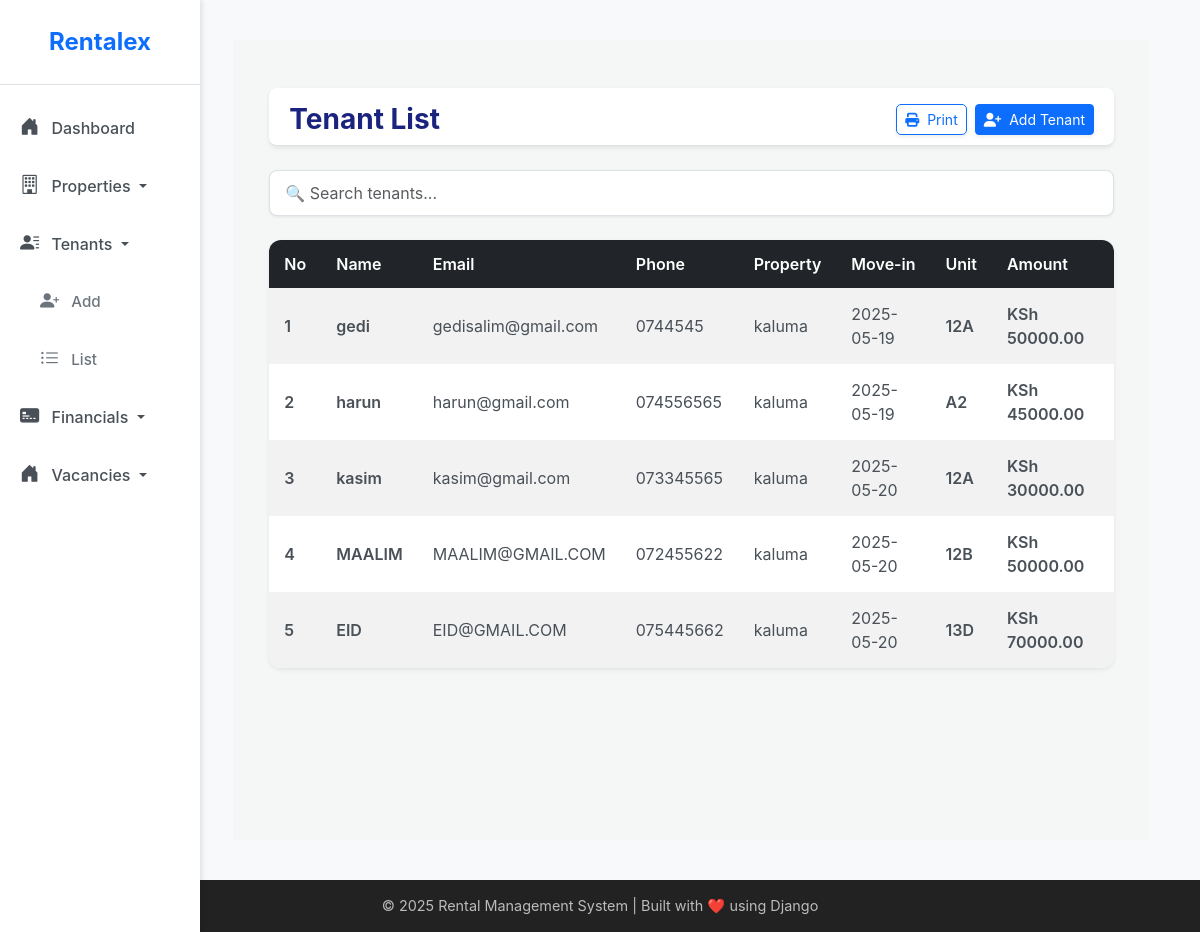
The app's page /tenant_list/ (signed in) with its own data.
### users/models.py (models this page shows, shortened)
class Tenant(models.Model):
    user = models.ForeignKey(User, on_delete=models.CASCADE, related_name='tenant')
    name = models.CharField(max_length=255)
    email = models.EmailField(unique=True)
    phone = models.CharField(max_length=20)
    property = models.ForeignKey(Property, related_name='tenants', on_delete=models.CASCADE,blank=True,null=True)
    move_in_date = models.DateField()
    rent_amount = models.DecimalField(max_digits=10, decimal_places=2)
    id_document = models.FileField(upload_to='tenant_documents/', blank=True, null=True)
    unit_number = models.CharField(max_length=50, blank=True, null=True)

class Property(models.Model):
    user = models.ForeignKey(User, on_delete=models.CASCADE, related_name='property')
    name = models.CharField(max_length=255)
    address = models.CharField(max_length=255)
    number_of_units = models.PositiveIntegerField(null=True, blank=True)

### users/views.py (the view)
# urls.py: path('tenant_list/', tenant_list, name='tenant_list'),
@login_required
def tenant_list(request):
    tenants = Tenant.objects.filter(user=request.user)
    return render(request, 'tenant/tenant_list.html', {'tenants': tenants})

### users/templates/tenant/tenant_list.html (shortened to what this page needs)
{% extends "users/base.html" %}
{% load static %}
{% block content %}
<div class="container-fluid">
  <div class="row">
    <nav id="sidebarMenu" class="col-md-3 col-lg-2 d-none d-md-block bg-white sidebar">
      <div class="d-flex align-items-center justify-content-center py-4 mb-3 border-bottom">
        <span class="fs-4 fw-bold text-primary">Rentalex</span>
      </div>
      <div class="overflow-auto sidebar-nav-scroll" style="height: calc(100vh - 100px);">
        <ul class="nav flex-column">
          <li class="nav-item">
            <a class="nav-link {% if request.resolver_match.url_name == 'dashboard' %}active{% endif %}" href="{% url 'dashboard' %}">
              <i class="bi bi-house-door-fill me-2"></i> Dashboard
            </a>
          </li>
          <li class="nav-item">
            <a class="nav-link dropdown-toggle" data-bs-toggle="collapse" href="#propertyMenu" role="button" aria-expanded="false" aria-controls="propertyMenu">
              <i class="bi bi-building me-2"></i> Properties
            </a>
          </li>
          <li class="nav-item">
            <a class="nav-link dropdown-toggle {% if request.resolver_match.url_name == 'tenant_list' or request.resolver_match.url_name == 'add_tenant' or request.resolver_match.url_name == 'edit_tenant' %}" active{% endif %} data-bs-toggle="collapse" href="#tenantMenu" role="button" aria-expanded="false" aria-controls="tenantMenu">
              <i class="bi bi-person-lines-fill me-2"></i> Tenants
            </a>
            <div class="collapse {% if request.resolver_match.url_name == 'tenant_list' or request.resolver_match.url_name == 'add_tenant' or request.resolver_match.url_name == 'edit_tenant' %} show{% endif %}" id="tenantMenu">
              <ul class="nav flex-column sub-menu">
                <li><a class="nav-link {% if request.resolver_match.url_name == 'add_tenant' %}" active{% endif %}" href="{% url 'add_tenant' %}"><i class="bi bi-person-plus-fill me-2"></i> Add</a></li>
                <li><a class="nav-link {% if request.resolver_match.url_name == 'tenant_list' or request.resolver_match.url_name == 'edit_tenant' %}" active{% endif %}" href="{% url 'tenant_list' %}"><i class="bi bi-list-ul me-2"></i> List</a></li>
              </ul>
            </div>
          </li>
          <li class="nav-item">
            <a class="nav-link dropdown-toggle" data-bs-toggle="collapse" href="#financialMenu" role="button" aria-expanded="false" aria-controls="financialMenu">
              <i class="bi bi-credit-card-2-front-fill me-2"></i> Financials
            </a>
          </li>
           <li class="nav-item">
            <a class="nav-link dropdown-toggle" data-bs-toggle="collapse" href="#vacancyMenu" role="button" aria-expanded="false" aria-controls="vacancyMenu">
              <i class="bi bi-house-door-fill me-2"></i> Vacancies
            </a>
          </li>
        </ul>
      </div>
    </nav>
    <main class="col-md-9 ms-md-auto col-lg-10 px-md-4 py-4 main-content-area">
      <div class="container-fluid mt-4">
        <div class="d-flex justify-content-between align-items-center mb-4 pb-2 border-bottom header-bar">
          <h2 class="h4 mb-0">Tenant List</h2>
          <div class="d-flex align-items-center">
            <button class="btn btn-outline-primary btn-sm shadow-sm me-2 print-button" onclick="printTable()">
              <i class="fas fa-print me-1"></i> Print
            </button>
            <a href="{% url 'add_tenant' %}" class="btn btn-primary btn-sm shadow-sm add-button">
              <i class="fas fa-user-plus me-1"></i> Add Tenant
            </a>
          </div>
        </div>
        <input type="text" id="tenantSearch" class="form-control form-control-sm mb-4 modern-search-input" placeholder="🔍 Search tenants..." onkeyup="filterTable()">
        <div class="card shadow-sm table-container-card">
           <div class="card-body p-0">
              <div class="table-responsive">
                <table class="table table-hover table-striped align-middle payments-table" id="tenantTable">
                  <thead class="table-dark">
                    <tr>
                      <th class="text-nowrap">No</th>
                      <th class="text-nowrap">Name</th>
                      <th class="text-nowrap d-none d-sm-table-cell">Email</th>
                      <th class="text-nowrap d-none d-md-table-cell">Phone</th>
                      <th class="text-nowrap d-none d-md-table-cell">Property</th>
                      <th class="text-nowrap d-none d-lg-table-cell">Move-in</th>
                      <th class="text-nowrap d-none d-lg-table-cell">Unit</th>
                      <th class="text-nowrap d-none d-lg-table-cell">Amount</th>
                      <th class="text-nowrap d-none d-lg-table-cell">ID Document</th>
                    </tr>
                  </thead>
                  <tbody>
                    {% for tenant in tenants %}
                    <tr>
                      <td class="fw-semibold">{{ forloop.counter }}</td>
                      <td class="fw-semibold">{{ tenant.name }}</td>
                      <td>{{ tenant.email }}</td>
                      <td>{{ tenant.phone }}</td>
                      <td>{{ tenant.property.name|default:"N/A" }}</td>
                      <td>{{ tenant.move_in_date|date:"Y-m-d"|default:"N/A" }}</td>
                      <td class="fw-semibold">{{ tenant.unit_number|default:"N/A" }}</td>
                      <td class="fw-semibold">KSh {{ tenant.rent_amount|floatformat:2|default:0 }}</td>
                      <td>
                      </td>
                    </tr>
                    {% empty %}
                    <tr>
                      <td colspan="11" class="text-muted text-center fw-semibold py-3">No tenants found.</td>
                    </tr>
                    {% endfor %}
                  </tbody>
                </table>
              </div>
          </div>
       </div>
      </div>
    </main>
  </div>
</div>
{% endblock %}

### users/templates/users/base.html (style rules this page uses)
:root { --primary-color: #0d6efd; --accent-color: #f8f9fa; --dark-bg: #222; --light-text: #bbb; }
body { background-color: #f1f4f9; font-family: 'Segoe UI', sans-serif; min-height: 100vh; display: flex; flex-direction: column; }
.nav-link { color: #555; transition: color 0.3s ease; }
.card { border: none; box-shadow: 0 3px 12px rgba(0, 0, 0, 0.08); border-radius: 15px; transition: transform 0.2s ease; }

### users/templates/tenant/tenant_list.html (style rules this page uses)
body { font-family: 'Inter', sans-serif; background-color: #f8f9fa; color: #212529; }
.sidebar { position: fixed; top: 0; bottom: 0; left: 0; z-index: 100; padding: 0; box-shadow: 2px 0 5px rgba(0, 0, 0, 0.1); }
.sidebar-nav-scroll { overflow-y: auto; padding-bottom: 20px; }
main.main-content-area { background-color: #f4f7f6; min-height: 100vh; }
.sidebar .nav-link { font-weight: 500; color: #495057; padding: 12px 20px; margin-bottom: 5px; transition: all 0.3s ease; border-radius: 5px; }
.sidebar .nav-link i { font-size: 1.2rem; width: 25px; }
.sidebar .sub-menu .nav-link { padding-left: 40px; font-size: 0.95rem; color: #6c757d; }
.header-bar { background-color: #fff; padding: 15px 20px; border-radius: 8px; box-shadow: 0 2px 4px rgba(0, 0, 0, 0.08); margin-bottom: 25px; }
.header-bar h2 { color: #1a237e; font-weight: 700; font-size: 1.75rem; }
.modern-search-input.form-control { border-radius: 8px; box-shadow: 0 1px 3px rgba(0, 0, 0, 0.08); border-color: #dee2e6; padding: 10px 15px; font-size: 1rem; }
.table-container-card { border: none; border-radius: 12px; box-shadow: 0 4px 10px rgba(0, 0, 0, 0.1); overflow: hidden; margin-bottom: 20px; }
.payments-table.table { border-collapse: separate; border-spacing: 0; margin-bottom: 0; }
.payments-table thead { background-color: #343a40; color: #fff; }
.payments-table th { border-bottom: none; padding: 12px 15px; font-weight: 600; }
.payments-table tbody tr { background-color: #fff; border-bottom: 1px solid #dee2e6; transition: all 0.2s ease; }
.payments-table tbody tr:last-child { border-bottom: none; }
.payments-table tbody tr:nth-child(even) { background-color: #f8f9fa; }
.payments-table td { padding: 12px 15px; vertical-align: middle; border-top: none; border-bottom: none; color: #495057; }
.btn.shadow-sm { box-shadow: 0 .125rem .25rem rgba(0,0,0,.075)!important; }
.print-button.btn-outline-primary { transition: all 0.2s ease; border-radius: 5px; }

### records on screen
Tenant: name "gedi", email "gedisalim@gmail.com", phone "0744545", property.name "kaluma", move_in_date "2025-05-19", unit_number "12A", rent_amount "50000.00"
Tenant: name "harun", email "harun@gmail.com", phone "074556565", property.name "kaluma", move_in_date "2025-05-19", unit_number "A2", rent_amount "45000.00"
Tenant: name "kasim", email "kasim@gmail.com", phone "073345565", property.name "kaluma", move_in_date "2025-05-20", unit_number "12A", rent_amount "30000.00"
Tenant: name "MAALIM", email "MAALIM@GMAIL.COM", phone "072455622", property.name "kaluma", move_in_date "2025-05-20", unit_number "12B", rent_amount "50000.00"
Tenant: name "EID", email "EID@GMAIL.COM", phone "075445662", property.name "kaluma", move_in_date "2025-05-20", unit_number "13D", rent_amount "70000.00"

### other values on screen
{{ year|default:"2025" }} "2025"
